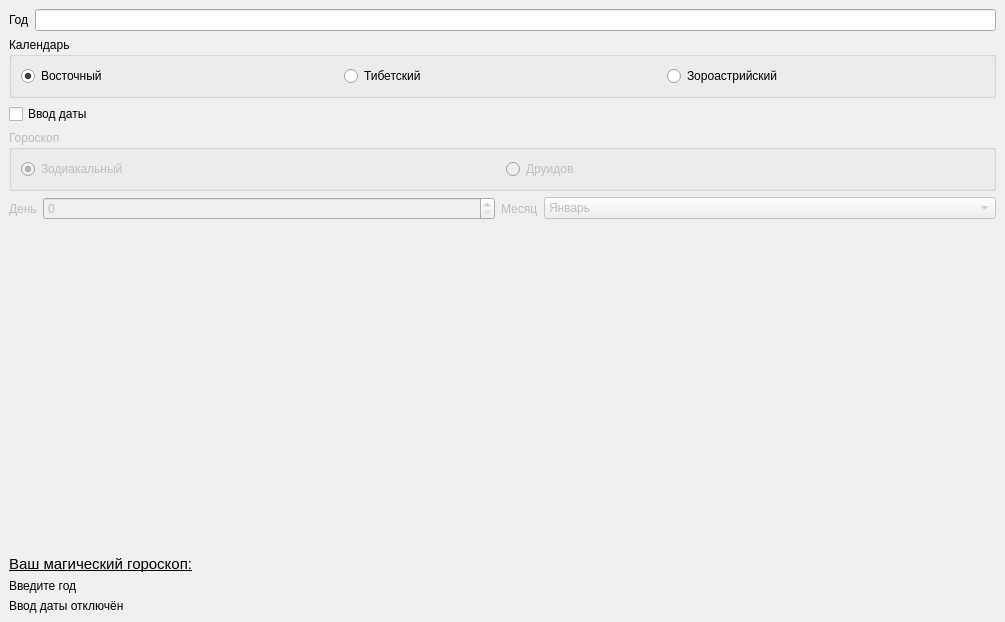
<?xml version="1.0" encoding="UTF-8"?>
<ui version="4.0">
 <class>MainWindow</class>
 <widget class="QMainWindow" name="MainWindow">
  <property name="geometry">
   <rect>
    <x>0</x>
    <y>0</y>
    <width>1005</width>
    <height>622</height>
   </rect>
  </property>
  <property name="windowTitle">
   <string>Календари и гороскопы</string>
  </property>
  <widget class="QWidget" name="centralwidget">
   <layout class="QVBoxLayout" name="verticalLayout">
    <item>
     <layout class="QHBoxLayout" name="horizontalLayout">
      <item>
       <widget class="QLabel" name="label">
        <property name="text">
         <string>Год</string>
        </property>
       </widget>
      </item>
      <item>
       <widget class="QLineEdit" name="le_year"/>
      </item>
     </layout>
    </item>
    <item>
     <widget class="QGroupBox" name="gb_calendar">
      <property name="title">
       <string>Календарь</string>
      </property>
      <layout class="QHBoxLayout" name="horizontalLayout_2">
       <item>
        <widget class="QRadioButton" name="rb_eastern">
         <property name="text">
          <string>Восточный</string>
         </property>
         <property name="checked">
          <bool>true</bool>
         </property>
        </widget>
       </item>
       <item>
        <widget class="QRadioButton" name="rb_tibetan">
         <property name="text">
          <string>Тибетский</string>
         </property>
        </widget>
       </item>
       <item>
        <widget class="QRadioButton" name="rb_zoroastrian">
         <property name="text">
          <string>Зороастрийский</string>
         </property>
        </widget>
       </item>
      </layout>
     </widget>
    </item>
    <item>
     <widget class="QCheckBox" name="cb_is_date">
      <property name="text">
       <string>Ввод даты</string>
      </property>
     </widget>
    </item>
    <item>
     <widget class="QGroupBox" name="gb_horoscope">
      <property name="enabled">
       <bool>false</bool>
      </property>
      <property name="title">
       <string>Гороскоп</string>
      </property>
      <layout class="QHBoxLayout" name="horizontalLayout_3">
       <item>
        <widget class="QRadioButton" name="rb_zodiac">
         <property name="enabled">
          <bool>false</bool>
         </property>
         <property name="text">
          <string>Зодиакальный</string>
         </property>
         <property name="checked">
          <bool>true</bool>
         </property>
        </widget>
       </item>
       <item>
        <widget class="QRadioButton" name="rb_druid">
         <property name="enabled">
          <bool>false</bool>
         </property>
         <property name="text">
          <string>Друидов</string>
         </property>
        </widget>
       </item>
      </layout>
     </widget>
    </item>
    <item>
     <layout class="QHBoxLayout" name="horizontalLayout_4">
      <item>
       <widget class="QLabel" name="lbl_day">
        <property name="enabled">
         <bool>false</bool>
        </property>
        <property name="sizePolicy">
         <sizepolicy hsizetype="Fixed" vsizetype="Preferred">
          <horstretch>0</horstretch>
          <verstretch>0</verstretch>
         </sizepolicy>
        </property>
        <property name="text">
         <string>День</string>
        </property>
       </widget>
      </item>
      <item>
       <widget class="QSpinBox" name="sb_day">
        <property name="enabled">
         <bool>false</bool>
        </property>
       </widget>
      </item>
      <item>
       <widget class="QLabel" name="lbl_month">
        <property name="enabled">
         <bool>false</bool>
        </property>
        <property name="sizePolicy">
         <sizepolicy hsizetype="Fixed" vsizetype="Minimum">
          <horstretch>0</horstretch>
          <verstretch>0</verstretch>
         </sizepolicy>
        </property>
        <property name="text">
         <string>Месяц</string>
        </property>
       </widget>
      </item>
      <item>
       <widget class="QComboBox" name="cb_month">
        <property name="enabled">
         <bool>false</bool>
        </property>
        <item>
         <property name="text">
          <string>Январь</string>
         </property>
        </item>
        <item>
         <property name="text">
          <string>Февраль</string>
         </property>
        </item>
        <item>
         <property name="text">
          <string>Март</string>
         </property>
        </item>
        <item>
         <property name="text">
          <string>Апрель</string>
         </property>
        </item>
        <item>
         <property name="text">
          <string>Май</string>
         </property>
        </item>
        <item>
         <property name="text">
          <string>Июнь</string>
         </property>
        </item>
        <item>
         <property name="text">
          <string>Июль</string>
         </property>
        </item>
        <item>
         <property name="text">
          <string>Август</string>
         </property>
        </item>
        <item>
         <property name="text">
          <string>Сентябрь</string>
         </property>
        </item>
        <item>
         <property name="text">
          <string>Октябрь</string>
         </property>
        </item>
        <item>
         <property name="text">
          <string>Ноябрь</string>
         </property>
        </item>
        <item>
         <property name="text">
          <string>Декабрь</string>
         </property>
        </item>
        <item>
         <property name="text">
          <string/>
         </property>
        </item>
       </widget>
      </item>
     </layout>
    </item>
    <item>
     <spacer name="verticalSpacer">
      <property name="orientation">
       <enum>Qt::Orientation::Vertical</enum>
      </property>
      <property name="sizeHint" stdset="0">
       <size>
        <width>20</width>
        <height>40</height>
       </size>
      </property>
     </spacer>
    </item>
    <item>
     <widget class="QLabel" name="label_4">
      <property name="text">
       <string>&lt;html&gt;&lt;head/&gt;&lt;body&gt;&lt;p&gt;&lt;span style=&quot; font-size:11pt; text-decoration: underline;&quot;&gt;Ваш магический гороскоп:&lt;/span&gt;&lt;/p&gt;&lt;/body&gt;&lt;/html&gt;</string>
      </property>
     </widget>
    </item>
    <item>
     <widget class="QLabel" name="lbl_calendar">
      <property name="text">
       <string>Введите год</string>
      </property>
     </widget>
    </item>
    <item>
     <widget class="QLabel" name="lbl_horoscope">
      <property name="text">
       <string>Ввод даты отключён</string>
      </property>
     </widget>
    </item>
   </layout>
  </widget>
 </widget>
 <resources/>
 <connections/>
</ui>
